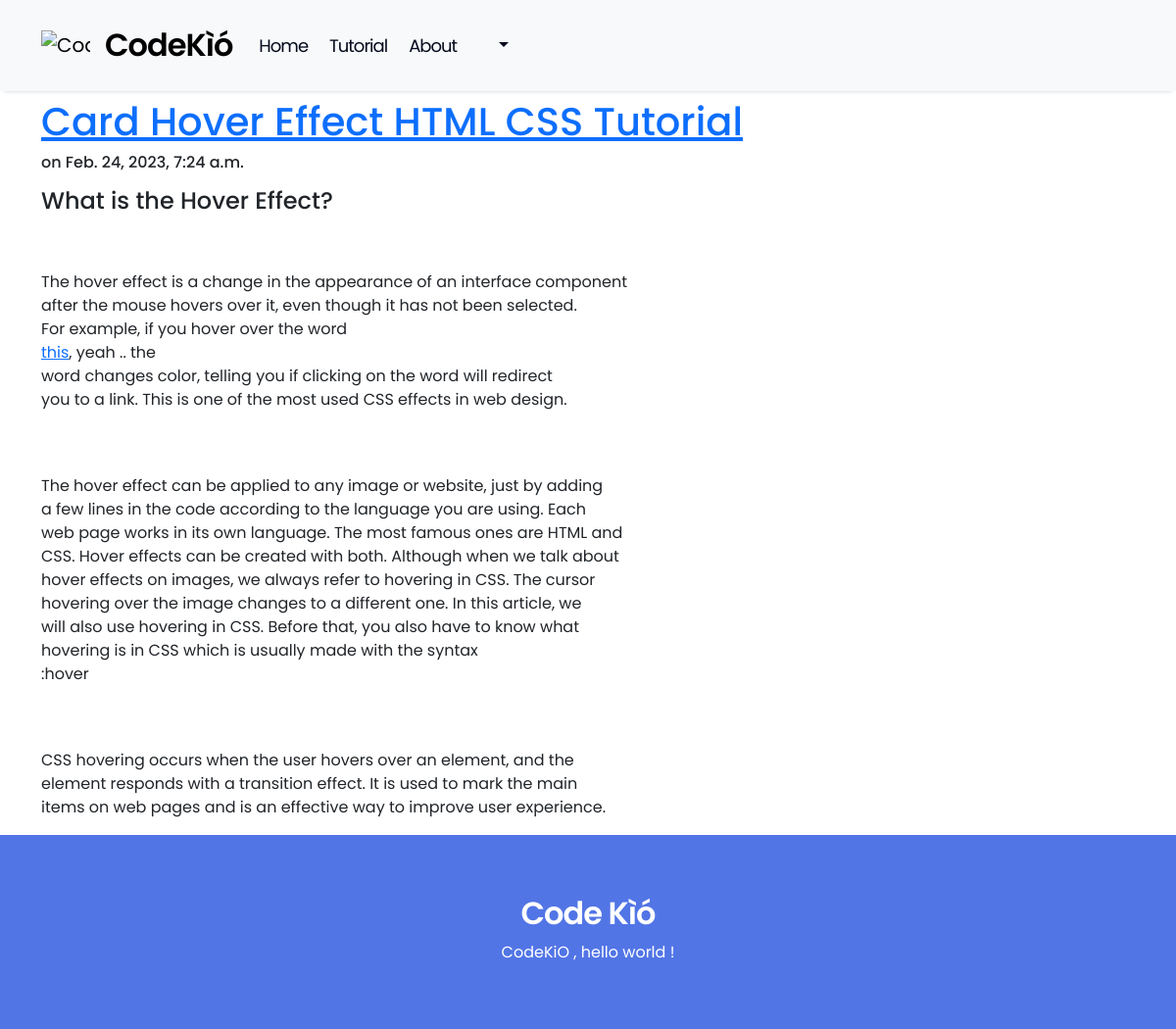
Page /blogs/card-hover-effect-html-css-tutorial on the committed database.
### blogs/models.py (models this page shows, shortened)
class Post(models.Model):
    title = models.CharField(max_length=100)
    slug = models.SlugField(max_length=255, unique=True, blank=True)
    categories = models.ForeignKey(Categories, on_delete=models.CASCADE, null=True)
    body = HTMLField()
    images = models.ImageField(null=True, blank=True, upload_to='blogs/uploads/%Y/%m/%d/')
    status = models.CharField(max_length=1, choices=STATUS_CHOICES)
    date = models.DateTimeField(auto_now_add=True)
    user = models.ForeignKey(User, on_delete=models.CASCADE, null=True, related_name='posts')

### blogs/views.py (the view)
# urls.py: path('<slug:slug>', views.post, name='post'),
def post(request, slug):
    post = Post.objects.get(slug=slug)
    try:
        post = Post.objects.get(slug=slug)
    except Post.DoesNotExist:
        raise Http404("Bài viết không tồn tại")
    return render(request, 'blogs/post.html', {'post': post})

### blogs/templates/blogs/post.html (shortened to what this page needs)
{% extends "pages/index.html" %}
{% block class__body %}class="post-detail post-{{post.id}}"{% endblock %}
{% block content %}
<div class="post__container">
    <div class="container">
        <div class="row">
            <div class="col-md-12">
                <div class="post__main">
                    <h1 class="title"><a href="{% url 'blogs:post' post.slug %}">{{post.title}}</a></h1>
                    <h6 class="date">on {{post.date}}</h6>
                    <div class="post__content--box">
                        {{post.body|safe|linebreaks}}
                    </div>
                </div>
            </div>
        </div>
    </div>
</div>
{% endblock %}

### home/templates/pages/index.html (shortened to what this page needs)
<!DOCTYPE html>
{% load static %}
<html>
    <head>
        <link href="{% static 'fontawesomefree/css/fontawesome.css' %}" rel="stylesheet" type="text/css">
        <link href="{% static 'fontawesomefree/css/brands.css' %}" rel="stylesheet" type="text/css">
        <link href="{% static 'fontawesomefree/css/solid.css' %}" rel="stylesheet" type="text/css">
        <link rel="stylesheet" href="{% static "assets/css/bootstrap.min.css" %}" type="text/css">
        <link rel="stylesheet" href="{% static "assets/css/base.css" %}" type="text/css">
        <link rel="stylesheet" href="{% static "assets/css/home-list-post.css" %}" type="text/css">
    </head>
    <body {% block class__body %}class="index"{% endblock %}">
        {% include './header.html' %}
        <main>
        {% block content %}{% endblock %}
        </main>
        {% include './footer.html' %}
    </body>
</html>

### home/templates/pages/header.html (shortened to what this page needs)
{% load static %}
<header id="site-header">
    <nav class="navbar navbar-expand-lg bg-body-tertiary">
        <div class="container">
            <div class="site__header--logo">
                <a class="site__header--logo-main navbar-brand" href="/">
                    <img src="{% static 'assets/images/HC.png' %}" alt="CodeKìÓ" />
                    <h2 class="site__name">CodeKìó</h2>
                </a>
            </div>
            <div class="collapse navbar-collapse" id="navbarToggle">
                <ul class="navbar-nav mr-auto">
                    <li class="nav-item">
                        <a class="nav-link active" aria-current="page" href="/">Home</a>
                    </li>
                    <li class="nav-item">
                        <a class="nav-link" href="/blogs">Tutorial</a>
                    </li>
                    <li class="nav-item">
                        <a class="nav-link" href="/about">About</a>
                    </li>
                    <li class="nav-item dropdown">
                        <a class="nav-link dropdown-toggle" href="#" role="button" data-bs-toggle="dropdown"
                            aria-expanded="false">
                            <i class="fa-solid fa-user"></i>
                        </a>
                    </li>
                </ul>
            </div>
        </div>
    </nav>
</header>

### home/templates/pages/footer.html
<footer id="site-footer">
    <div class="container">
        <div class="row">
            <div class="col-md-12">
                <h2 class="footer-heading-title">Code Kìó</h2>
                <p>CodeKiO , hello world !</p>
            </div>
        </div>
    </div>
</footer>

### rows in the picture
Post: title "Card Hover Effect HTML CSS Tutorial", date "Feb. 24, 2023, 7:24 a.m.", body "What is the Hover Effect? The hover effect is a change in the appearance of an interface component after the mouse hovers over it, even though it has not been selected. For example, if you hover over the word this , yeah .. the word changes color, telling you if clicking on the word will redirect you to a link. This is one of the most used CSS effects in web design. The hover effect can be applied to any image or website, just by adding a few lines in the code according to the language you are using. Each web page works in its own language. The most famous ones are HTML and CSS. Hover effects can be created with both. Although when we talk about hover effects on images, we always refer to…"
